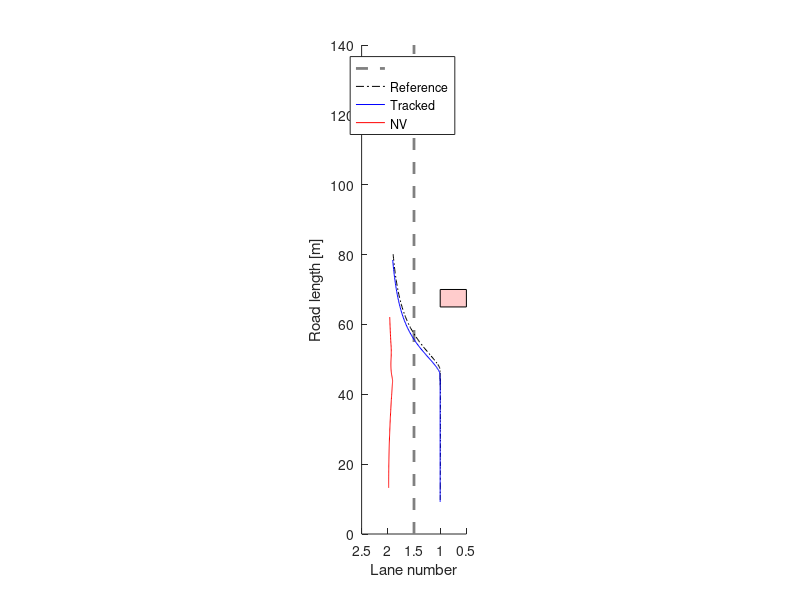
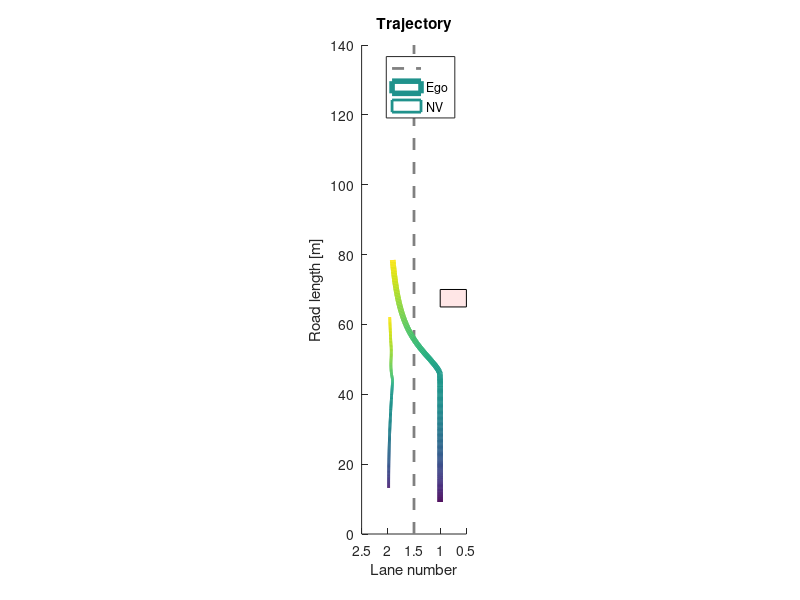

The MATLAB source for these figures, in order: (Note: this script raises an error after producing the figures.)
% Viranjan Bhattacharyya
% EMC2 Lab Clemson University

clear, clc, close all

log_data = load("log.txt");
%%
start = 39;
fin = length(log_data);
X = log_data(start:fin, 1:5);
X_ref = log_data(start:fin, 7:11);
Ua = log_data(start:fin, 12);
Ul = log_data(start:fin, 13);
X_nv = log_data(start:fin, 15:18);
X_obs = log_data(start:fin, 20);
alpha_v = log_data(start:fin, 22);
alpha_a = log_data(start:fin, 23);
X_nv_pred = log_data(start:fin, 25:27);
roadlength = 140;
%%
figure(1)
set (gca,'DataAspectRatio',[1 15 1],'Xdir','reverse','Xlim',[0.5 2.5],'Ylim',[0 roadlength])
hold on 
plot([1.5 1.5],[0 roadlength],'--','LineWidth',2,'Color',[0.5 0.5 0.5]) % lane marking
plot(X_ref(:,4),X_ref(:,1),'-.k')
plot(X(:,4),X(:,1),'b')
plot(X_nv(:,4),X_nv(:,1),'r')
rectangle('Position',[0.5 (X_obs(1)-5) 0.5 5],'FaceColor',[1 0.8 0.8])
xlabel('Lane number')
ylabel('Road length [m]')
legend('','Reference','Tracked','NV')
%%
figure(2)
set (gca,'DataAspectRatio',[1 15 1],'Xdir','reverse','Xlim',[0.5 2.5],'Ylim',[0 roadlength])
hold on 
plot([1.5 1.5],[0 roadlength],'--','LineWidth',2,'Color',[0.5 0.5 0.5]) % lane marking
l = X(:,4)';
s = X(:,1)';
z = zeros(size(s));
col = 1:(fin - start + 1);
surface([l;l],[s;s],[z;z],[col;col],...
        'facecol','no',...
        'edgecol','interp',...
        'linew',4);
l_nv = X_nv(:,4)';
s_nv = X_nv(:,1)';
surface([l_nv;l_nv],[s_nv;s_nv],[z;z],[col;col],...
        'facecol','no',...
        'edgecol','interp',...
        'linew',2);
rectangle('Position',[0.5 (X_obs(1)-5) 0.5 5],'FaceColor',[1 0.9 0.9])
xlabel('Lane number')
ylabel('Road length [m]')
legend('', 'Ego', 'NV')
title('Trajectory')
%%
RMSE = rmse(X_ref, X);
%%
figure(3)
subplot(211)
plot(Ua,'g')
hold on
plot(X(:,3));
ylabel('m/s^2')
legend('Command acceleration','Ego acceleration')
subplot(212)
plot(Ul,'g')
hold on
plot(X(:,4))
ylabel('Lane')
legend('Command lane', 'Ego')
xlabel('Time step')
%%
figure(4)
plot(Ua, 'g')
hold on
plot(X(:,3))
plot(X_ref(:,3))
ylim([-2 2])
ylabel('m/s^2')
legend('Commanded acceleration','Ego acceleration','Reference acceleration')
xlabel('Time step')
%%
figure(5)
subplot(211)
plot(X(:,2))
hold on
plot(X_nv(:,2))
title('Velocity')
ylabel('[m/s]')
legend('Ego','NV')
subplot(212)
plot(alpha_v,'r')
hold on
plot(alpha_a,'g')
legend('$\alpha_{risk}$','$\alpha_{safe}$','Interpreter','Latex')
title('Imputation')
xlabel('Time step')
%%
figure(6)
plot(X(:,1))
hold on
plot(X_nv(:,1))
legend('Ego','NV')
ylabel('Longitudinal Position [m]')
xlabel('Time step')
%%
figure(7)
plot(X(:,4))
hold on
plot(X_nv(:,4))
legend('Ego','NV')
ylabel('Lateral Position [m]')
xlabel('Time step')
%%
figure(8)
set (gca,'DataAspectRatio',[1 60 1],'Xdir','reverse','Xlim',[1.5 2.5])
hold on 
plot([1.5 1.5],[0 roadlength],'--','LineWidth',2,'Color',[0.5 0.5 0.5]) % lane marking
plot(X_nv(:,4),X_nv(:,1),'Color',[0.8 0.1 0.5],'LineWidth',2)
plot(2*ones(length(X_nv_pred)), X_nv_pred(:,1),'.r')
xlabel('Lane number')
ylabel('Road length [m]')
legend('','Actual','Predicted')
title('NV actual and predicted trajectory')
%%
figure(9)
plot(X_nv(:,2))
hold on
plot(X_nv_pred(:,2))
title('Velocity')
ylabel('[m/s]')
legend('NV actual','NV predicted')